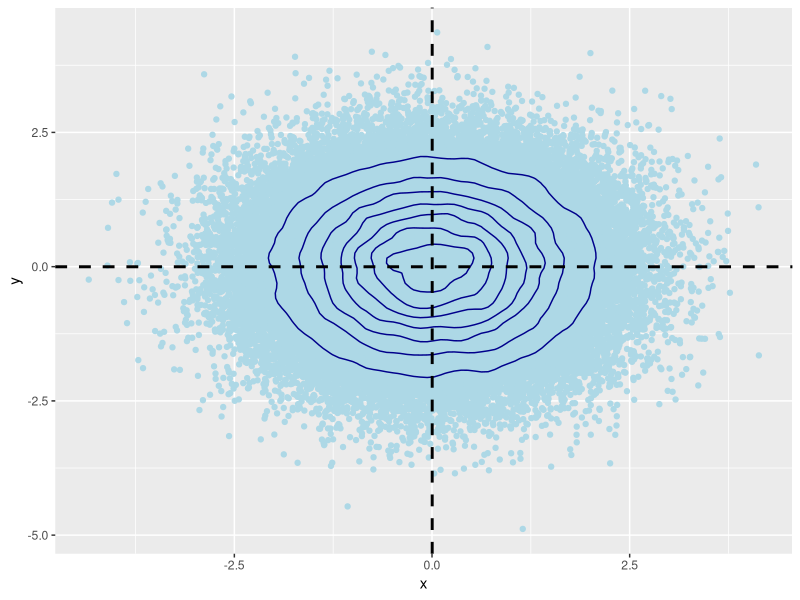
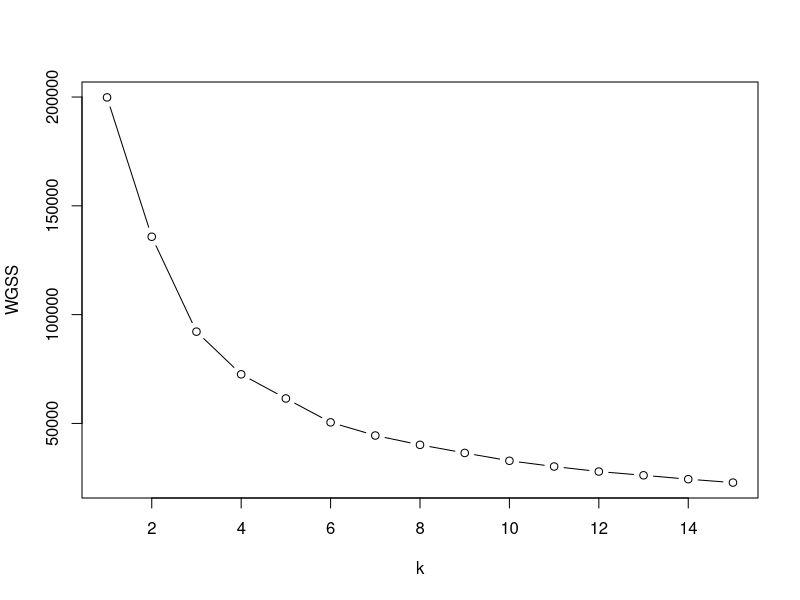
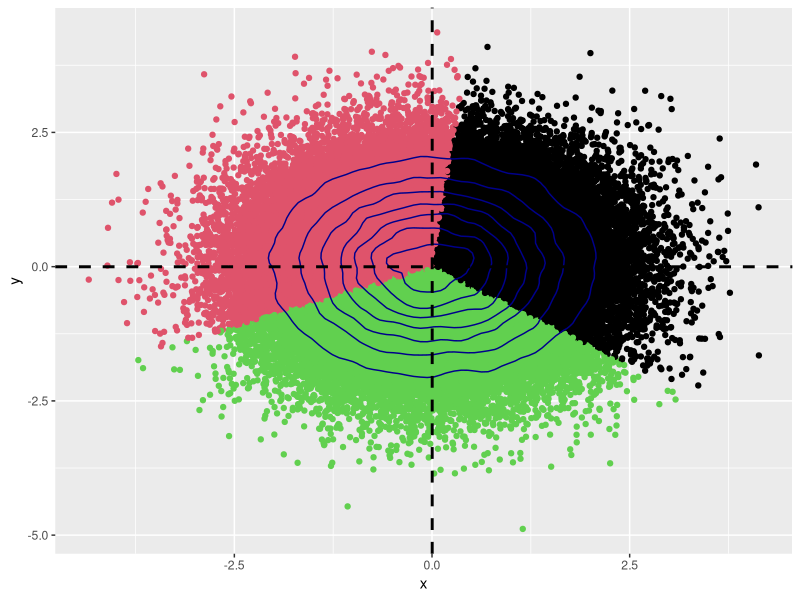
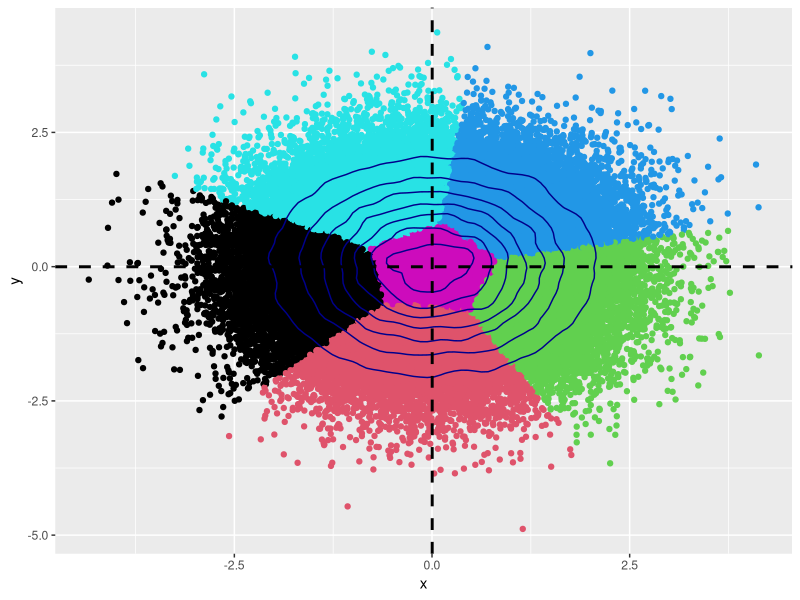
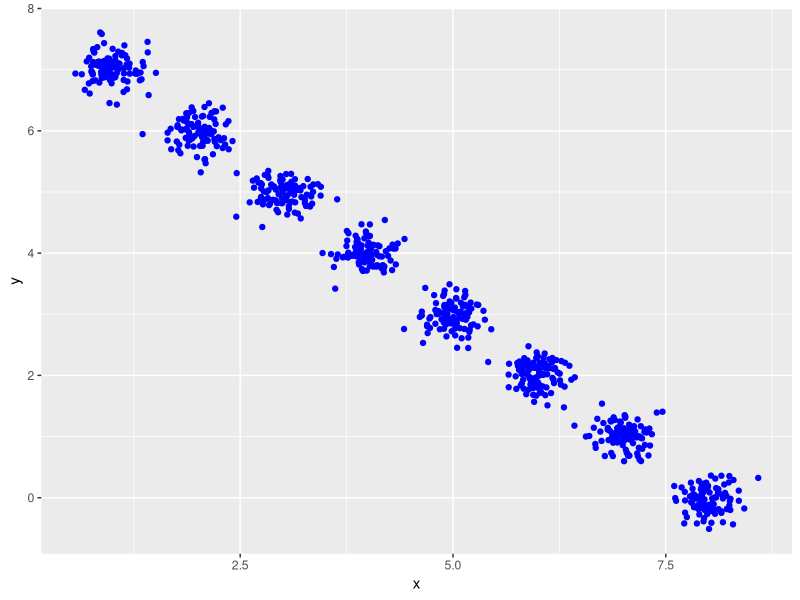
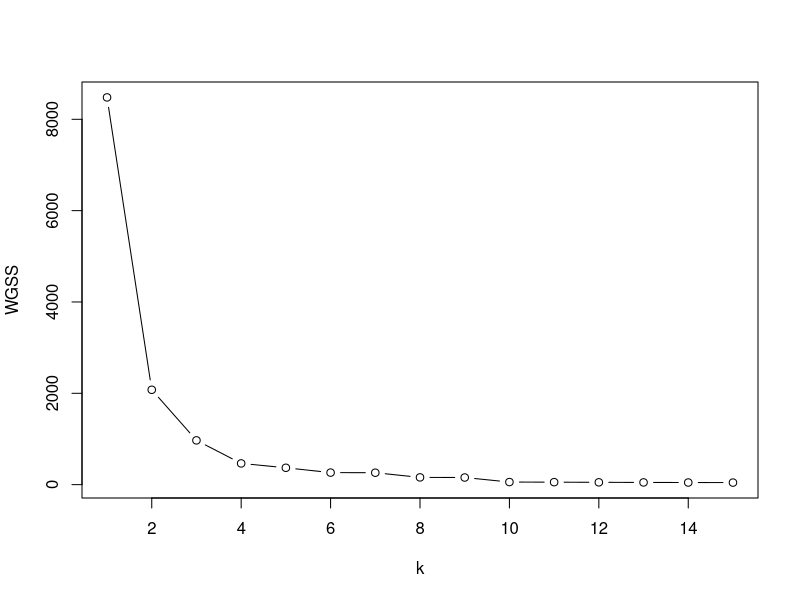
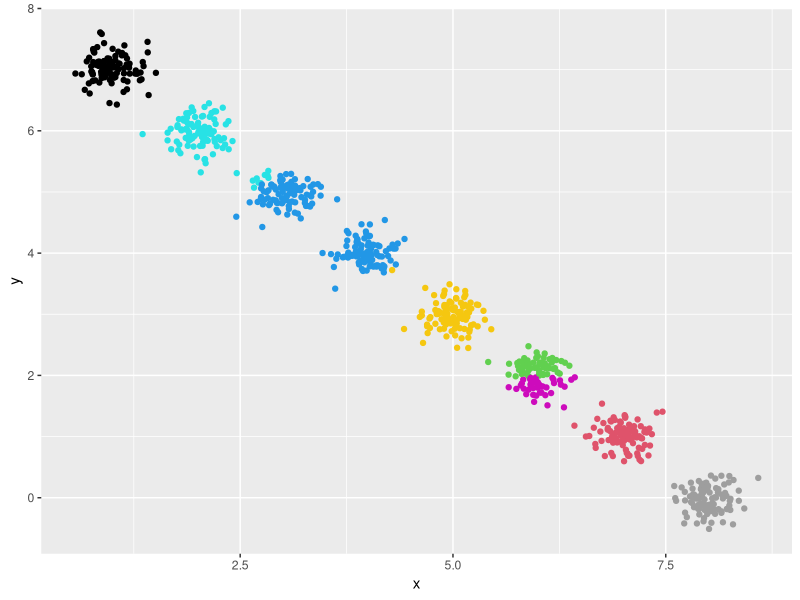
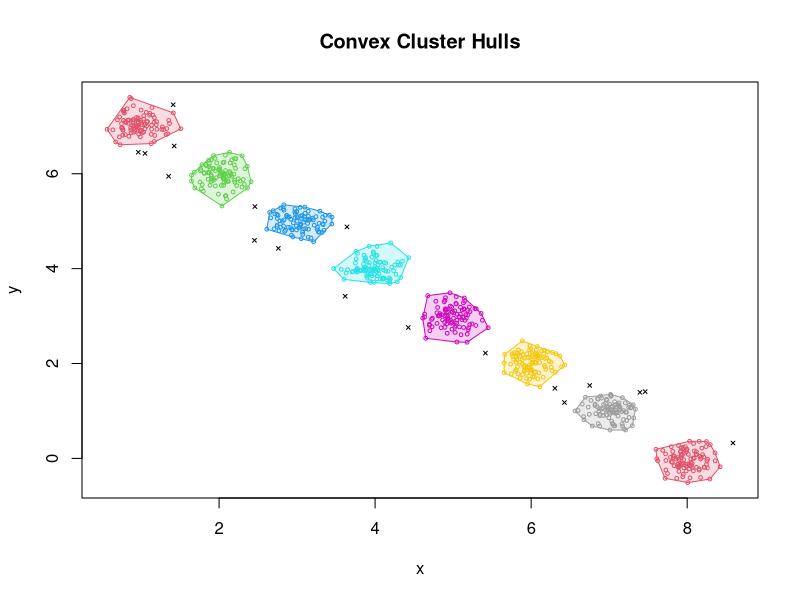

Here is the R script that generated these plots, in order:
####################################################
####################################################
####### O Problema de Clustering K-means # #########
######## PEDRO CAVALCANTE OLIVEIRA ################# 
################ AZUL ##############################

library(dplyr)
library(cluster)
library(ggplot2)

#####Começaremos gerando dados aleatórios
##### Seja n o tamanho da amostra, o leitor pode alterar se quiser

n <- 100000

#### Geraremos um vetor aleatório no R^2

x <- rnorm(mean = 0, 
            sd = 1,
              n= n)

y <- rnorm(mean = 0,
            sd = 1,
              n = n)

amostra1 <- data.frame(x, y)

amostra1 %>%
  ggplot(aes(x=x, y=y))+
  geom_point(color = "light blue")+
  geom_density_2d(color = "dark blue")+
  geom_vline(aes(xintercept=mean(x)),   
             color="black", linetype="dashed", size=1)+
  geom_hline(aes(yintercept=mean(y)),   
             color="black", linetype="dashed", size=1)

##### Definimos uma semente aleatória

set.seed(1234)

##### Método do Cotovelo

wssplot <- function(data, nc=15, seed=1234){
  wss <- (nrow(data)-1)*sum(apply(data,2,var))
  for (i in 2:nc){
    set.seed(seed)
    wss[i] <- sum(kmeans(data, centers=i)$withinss)}
  plot(1:nc, wss, type="b", xlab="k",
       ylab="WGSS")}

wssplot(amostra1)

kmeans_amostra1_1 <- kmeans(amostra1, 
                            centers = 3)

amostra1 %>%
  ggplot(aes(x=x, y=y))+
  geom_point(color = kmeans_amostra1_1$cluster)+
  geom_density_2d(color = "dark blue")+
  geom_vline(aes(xintercept=mean(x)),   
             color="black", linetype="dashed", size=1)+
  geom_hline(aes(yintercept=mean(y)),   
             color="black", linetype="dashed", size=1)

kmeans_amostra1_2 <- kmeans(amostra1, 
                            centers = 6)

amostra1 %>%
  ggplot(aes(x=x, y=y))+
  geom_point(color = kmeans_amostra1_2$cluster)+
  geom_density_2d(color = "dark blue")+
  geom_vline(aes(xintercept=mean(x)),   
             color="black", linetype="dashed", size=1)+
  geom_hline(aes(yintercept=mean(y)),   
             color="black", linetype="dashed", size=1)

##### O algoritimo encontra agrupamentos
##### Apesar dos dados serem homogeneamente distribuídos

k = 8
m = 100
sd = .2 ## .2 gera identificação limpa em alguns casos

datalist = list() ## Util depois para aglutinar os dados

for (i in 1:k){
  
    x <- rnorm(mean = i, 
              sd = sd, 
                n=m)
    
  y <- rnorm(mean = (8-i),
              sd = sd,
                n=m)
  
  datalist[[i]] <- data.frame(x,y)
}

amostra2 <- do.call(rbind, datalist)

amostra2 %>%
  ggplot(aes(x=x, y=y))+
  geom_point(color = "blue")
  

#### Vamos ver como o cotovelo se comporta com 8 agrupamentos claramente definidos

wssplot(amostra2)

#### Observe que para k > 8 o WGSS é ~~constante

kmeans_amostra2 <- kmeans(amostra2, 
                            centers = 8)

amostra2 %>%
  ggplot(aes(x=x, y=y))+
  geom_point(color = kmeans_amostra2$cluster)

#### Tudo bem, k-means não parece estar acertando, mas e dbscan?

library(dbscan)

analise_db <- dbscan(amostra2, eps = sd)

hullplot(amostra2, 
         cl = analise_db$cluster)
